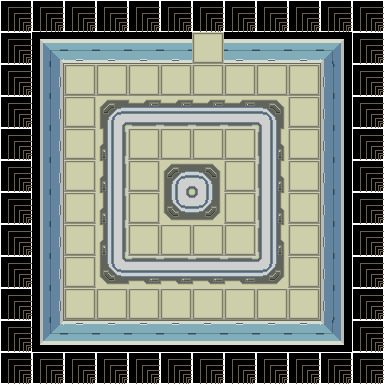

Tiled map render using the project's own tile images. Description and the map definition, with tile-layer contents summarised, below:
An orthogonal 12x12 tile map with 32x32 px tiles, 2 tile layers (map, floor), 2 tilesets and 4 objects (player, door, item, enemy).

<map version="1.0" orientation="orthogonal" width="12" height="12" tilewidth="32" tileheight="32">
 <tileset firstgid="1" name="tiles" tilewidth="32" tileheight="32">
  <image source="tileset2.png" width="640" height="640" />
 </tileset>
 <tileset firstgid="401" name="ActorRep" tilewidth="32" tileheight="32">
  <image source="../assets/img/door.png" width="64" height="32" />
 </tileset>
 <layer name="map" width="12" height="12">
  <data>[144 cells, 35 non-empty, 8 distinct tile ids]</data>
 </layer>
 <layer name="floor" width="12" height="12">
  <data>[144 cells, 109 non-empty, 10 distinct tile ids]</data>
 </layer>
 <objectgroup name="objects" width="12" height="12">
  <object type="player" x="96" y="203" />
  <object type="door" gid="401" x="192" y="64" />
  <object name="health" type="item" gid="1" x="288" y="320" />
  <object name="giantlizid" type="enemy" gid="0" x="224" y="224" />
 </objectgroup>
</map>